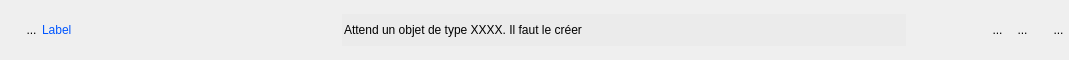
<?xml version="1.0" encoding="UTF-8"?>
<ui version="4.0">
 <class>WidgetVide</class>
 <widget class="QWidget" name="WidgetVide">
  <property name="geometry">
   <rect>
    <x>0</x>
    <y>0</y>
    <width>1069</width>
    <height>60</height>
   </rect>
  </property>
  <property name="sizePolicy">
   <sizepolicy hsizetype="Preferred" vsizetype="Fixed">
    <horstretch>0</horstretch>
    <verstretch>0</verstretch>
   </sizepolicy>
  </property>
  <property name="minimumSize">
   <size>
    <width>0</width>
    <height>0</height>
   </size>
  </property>
  <property name="windowTitle">
   <string>Form</string>
  </property>
  <layout class="QHBoxLayout" name="horizontalLayout_3">
   <property name="spacing">
    <number>0</number>
   </property>
   <property name="leftMargin">
    <number>0</number>
   </property>
   <property name="topMargin">
    <number>8</number>
   </property>
   <property name="rightMargin">
    <number>0</number>
   </property>
   <property name="bottomMargin">
    <number>8</number>
   </property>
   <item>
    <layout class="QHBoxLayout" name="horizontalLayout">
     <property name="spacing">
      <number>0</number>
     </property>
     <property name="sizeConstraint">
      <enum>QLayout::SetFixedSize</enum>
     </property>
     <item>
      <spacer name="horizontalSpacer_3">
       <property name="orientation">
        <enum>Qt::Horizontal</enum>
       </property>
       <property name="sizeType">
        <enum>QSizePolicy::Fixed</enum>
       </property>
       <property name="sizeHint" stdset="0">
        <size>
         <width>21</width>
         <height>20</height>
        </size>
       </property>
      </spacer>
     </item>
     <item>
      <widget class="MonBoutonValide" name="RBValide">
       <property name="minimumSize">
        <size>
         <width>21</width>
         <height>31</height>
        </size>
       </property>
       <property name="maximumSize">
        <size>
         <width>21</width>
         <height>35</height>
        </size>
       </property>
       <property name="focusPolicy">
        <enum>Qt::ClickFocus</enum>
       </property>
       <property name="styleSheet">
        <string notr="true">border : 0px</string>
       </property>
       <property name="text">
        <string>...</string>
       </property>
       <property name="icon">
        <iconset>
         <normaloff>../Editeur/icons/ast-green-ball.png</normaloff>../Editeur/icons/ast-green-ball.png</iconset>
       </property>
       <property name="iconSize">
        <size>
         <width>32</width>
         <height>32</height>
        </size>
       </property>
      </widget>
     </item>
    </layout>
   </item>
   <item>
    <widget class="QLabel" name="label">
     <property name="sizePolicy">
      <sizepolicy hsizetype="Fixed" vsizetype="Fixed">
       <horstretch>0</horstretch>
       <verstretch>0</verstretch>
      </sizepolicy>
     </property>
     <property name="minimumSize">
      <size>
       <width>300</width>
       <height>24</height>
      </size>
     </property>
     <property name="maximumSize">
      <size>
       <width>178</width>
       <height>16777215</height>
      </size>
     </property>
     <property name="frameShape">
      <enum>QFrame::NoFrame</enum>
     </property>
     <property name="text">
      <string>&lt;html&gt;&lt;head/&gt;&lt;body&gt;&lt;p&gt;&lt;span style=&quot; color:#0055ff;&quot;&gt;Label&lt;/span&gt;&lt;/p&gt;&lt;/body&gt;&lt;/html&gt;</string>
     </property>
    </widget>
   </item>
   <item>
    <widget class="QLineEdit" name="lineEditVal">
     <property name="sizePolicy">
      <sizepolicy hsizetype="Preferred" vsizetype="Fixed">
       <horstretch>1</horstretch>
       <verstretch>0</verstretch>
      </sizepolicy>
     </property>
     <property name="minimumSize">
      <size>
       <width>0</width>
       <height>32</height>
      </size>
     </property>
     <property name="maximumSize">
      <size>
       <width>805</width>
       <height>16777215</height>
      </size>
     </property>
     <property name="styleSheet">
      <string notr="true">background:rgb(235,235,235);
border:0px;</string>
     </property>
     <property name="text">
      <string>Attend un objet de type XXXX. Il faut le créer</string>
     </property>
    </widget>
   </item>
   <item>
    <spacer name="horizontalSpacer_2">
     <property name="orientation">
      <enum>Qt::Horizontal</enum>
     </property>
     <property name="sizeType">
      <enum>QSizePolicy::MinimumExpanding</enum>
     </property>
     <property name="sizeHint" stdset="0">
      <size>
       <width>79</width>
       <height>17</height>
      </size>
     </property>
    </spacer>
   </item>
   <item>
    <layout class="QHBoxLayout" name="horizontalLayout_2">
     <property name="spacing">
      <number>0</number>
     </property>
     <item>
      <widget class="QToolButton" name="RBSalome">
       <property name="minimumSize">
        <size>
         <width>25</width>
         <height>30</height>
        </size>
       </property>
       <property name="maximumSize">
        <size>
         <width>25</width>
         <height>30</height>
        </size>
       </property>
       <property name="focusPolicy">
        <enum>Qt::ClickFocus</enum>
       </property>
       <property name="styleSheet">
        <string notr="true">border : 0px</string>
       </property>
       <property name="text">
        <string>...</string>
       </property>
       <property name="icon">
        <iconset>
         <normaloff>../Editeur/icons/flecheSalome.png</normaloff>../Editeur/icons/flecheSalome.png</iconset>
       </property>
       <property name="iconSize">
        <size>
         <width>32</width>
         <height>32</height>
        </size>
       </property>
      </widget>
     </item>
     <item>
      <widget class="QToolButton" name="RBSalomeVue">
       <property name="sizePolicy">
        <sizepolicy hsizetype="Fixed" vsizetype="Fixed">
         <horstretch>0</horstretch>
         <verstretch>0</verstretch>
        </sizepolicy>
       </property>
       <property name="minimumSize">
        <size>
         <width>25</width>
         <height>30</height>
        </size>
       </property>
       <property name="maximumSize">
        <size>
         <width>25</width>
         <height>30</height>
        </size>
       </property>
       <property name="focusPolicy">
        <enum>Qt::ClickFocus</enum>
       </property>
       <property name="styleSheet">
        <string notr="true">border:0px</string>
       </property>
       <property name="text">
        <string>...</string>
       </property>
       <property name="icon">
        <iconset>
         <normaloff>../Editeur/icons/icon_salome.png</normaloff>../Editeur/icons/icon_salome.png</iconset>
       </property>
       <property name="iconSize">
        <size>
         <width>32</width>
         <height>32</height>
        </size>
       </property>
      </widget>
     </item>
     <item>
      <spacer name="horizontalSpacer">
       <property name="orientation">
        <enum>Qt::Horizontal</enum>
       </property>
       <property name="sizeType">
        <enum>QSizePolicy::Fixed</enum>
       </property>
       <property name="sizeHint" stdset="0">
        <size>
         <width>13</width>
         <height>20</height>
        </size>
       </property>
      </spacer>
     </item>
     <item>
      <widget class="QToolButton" name="RBPoubelle">
       <property name="minimumSize">
        <size>
         <width>21</width>
         <height>31</height>
        </size>
       </property>
       <property name="maximumSize">
        <size>
         <width>21</width>
         <height>31</height>
        </size>
       </property>
       <property name="focusPolicy">
        <enum>Qt::ClickFocus</enum>
       </property>
       <property name="styleSheet">
        <string notr="true">border : 0px</string>
       </property>
       <property name="text">
        <string>...</string>
       </property>
       <property name="icon">
        <iconset>
         <normaloff>../Editeur/icons/deleteRond.png</normaloff>../Editeur/icons/deleteRond.png</iconset>
       </property>
       <property name="iconSize">
        <size>
         <width>21</width>
         <height>32</height>
        </size>
       </property>
      </widget>
     </item>
    </layout>
   </item>
  </layout>
 </widget>
 <customwidgets>
  <customwidget>
   <class>MonBoutonValide</class>
   <extends>QToolButton</extends>
   <header>monBoutonValide.h</header>
  </customwidget>
 </customwidgets>
 <tabstops>
  <tabstop>lineEditVal</tabstop>
  <tabstop>RBSalome</tabstop>
  <tabstop>RBSalomeVue</tabstop>
  <tabstop>RBValide</tabstop>
  <tabstop>RBPoubelle</tabstop>
 </tabstops>
 <resources/>
 <connections/>
</ui>
